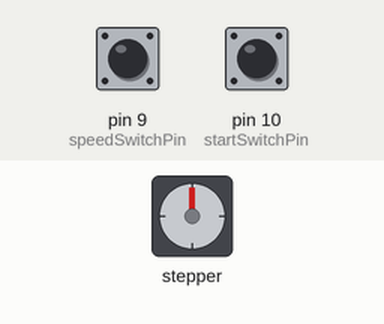
A sketch run on a simulated Arduino Uno, built with avr-gcc and run on an emulated ATmega328P. Parts: stepper motor. The test bench sets the inputs (shaded band); at power-on: pin 10 (startSwitchPin) HIGH, pin 9 (speedSwitchPin) HIGH. Stepper angles assume 200 steps per turn.

Above: at 1.2 s.
1.3 s: pin 10 (startSwitchPin) pulled LOW for 0.15 s
At 3.3 s:
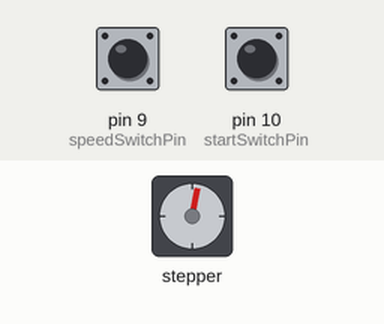
4.3 s: pin 9 (speedSwitchPin) pulled LOW for 1 s
At 4.8 s:
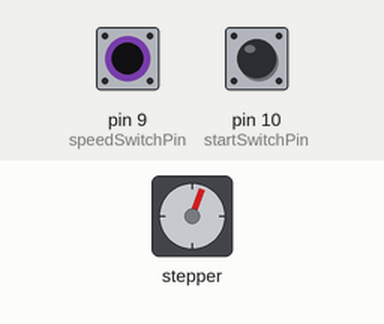
7.3 s: pin 9 (speedSwitchPin) pulled LOW for 0.15 s
10.3 s: pin 9 (speedSwitchPin) pulled LOW for 3.2 s
15.0 s: pin 10 (startSwitchPin) pulled LOW for 1 s
At 15.7 s:
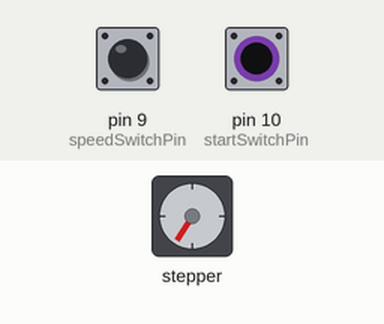
17.5 s: pin 10 (startSwitchPin) pulled LOW for 0.15 s
At 18.0 s:
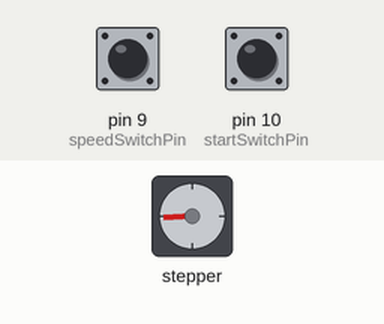
Timing chart, 0 to 24.2 s (numbered marks = the images above; inputs shaded):
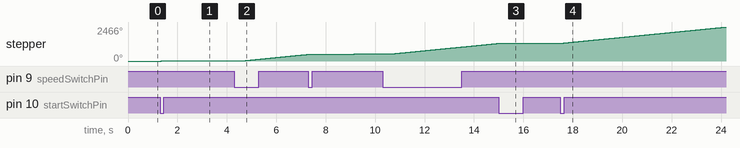

Measured:
- after the input at 1.3 s, stepper: keeps turning clockwise at about 7°/s, starting after 0.05 s
- after the input at 15.0 s, stepper: goes on until 15.0 s, then stays 1292°
- after the input at 17.5 s, stepper: keeps turning clockwise at about 177°/s, starting after 0.05 s

The sketch:

Stepper_Motor_L298N_Basic_Sketch.ino
```cpp
/*************************************************************
Basic Arduino sketch for the L298N Stepper Driver board + Adafruit Trinket Pro 5V micro-controller
Rotates stepper motor in 1 direction at slow or high speed.
Uses the Stepper.h library that comes by default with the Arduino IDE (no need to download library)

Version = 1.0    (11/2024) by Raphtronic https://raphtronic.blogspot.com

Schematics, CAD, Print and Code files at https://github.com/RaphTronic/Peristaltic_Pump_with_Stepper_Motor

Feel free to copy / leverage this work
*************************************************************/

#include <Stepper.h>

const int stepsPerRevolution = 200;   // Number of steps per rotation

// Create Instance of Stepper library
Stepper myStepper(stepsPerRevolution, 17, 16, 15, 13); // Trinket Pro's pins connected to L298N's IN1,2,3,4 pins


// Define pin connections
const int startSwitchPin = 10;    // start / stop switch
const int speedSwitchPin = 9;     // speed switch

// Motor control states
bool start = false;               // if true, motor is ON an spinning
bool highSpeed = false;           // if true rotation is fast, if false slow rotation

// Start & Speed switches' debounce variables
int startSWRead;
int startSWState;
int lastStartSWState = HIGH;
unsigned long lastStartSWTime = 0;
int speedSWRead;
int speedSWState;
int lastSpeedSWState = HIGH;
unsigned long lastspeedSWTime = 0;
unsigned long debounceDelay = 50;

void setup()
{
  Serial.begin(115200);

	// set the speed at 60 rpm:
	// myStepper.setSpeed(60);

  pinMode(startSwitchPin, INPUT);
  pinMode(speedSwitchPin, INPUT);
  // setting input pins to high means turning on internal pull-up resistors
  digitalWrite(startSwitchPin, HIGH);
  digitalWrite(speedSwitchPin, HIGH);
}

void loop()
{
  readMomentarySwitches();

  if (start) {
    // Rotate by 1 step
    myStepper.step(1);
    if (highSpeed) {  // delay before next loop / step
      delay(10);      // high speed = low delay
    } else {
      delay(300);     // slow speed
    }
  }
}

void readMomentarySwitches()
{
  startSWRead = digitalRead(startSwitchPin);
  speedSWRead = digitalRead(speedSwitchPin);

  if (startSWRead != lastStartSWState) {
    lastStartSWTime = millis();       // reset the debouncing timer
  }

  if (speedSWRead != lastSpeedSWState) {
    lastspeedSWTime = millis();       // reset the debouncing timer
  }

  if ((millis() - lastStartSWTime) > debounceDelay) {
    if (startSWRead != startSWState) {
      if (startSWRead == 0) {         // button is debounced and being pushed, so changed state
        startSWState = startSWRead;
        start = !start;               // change the start / stop state
      } else {
        startSWState = startSWRead;   // button is debounced and was released
      }
    }
  }

  if ((millis() - lastspeedSWTime) > debounceDelay) {
    if (speedSWRead != speedSWState) {
      if (speedSWRead == 0) {         // button is debounced and being pushed, so changed state
        speedSWState = speedSWRead;
        highSpeed = !highSpeed;       // change the speed state
      } else {
        speedSWState = speedSWRead;   // button is debounced and was released
      }
    }
  }

  lastStartSWState = startSWRead;
  lastSpeedSWState = speedSWRead;

  // Serial.println(String(startSWRead) + " : " + String(speedSWRead) + " start: " + String(start) + " speed: " + String(highSpeed));
}
```
